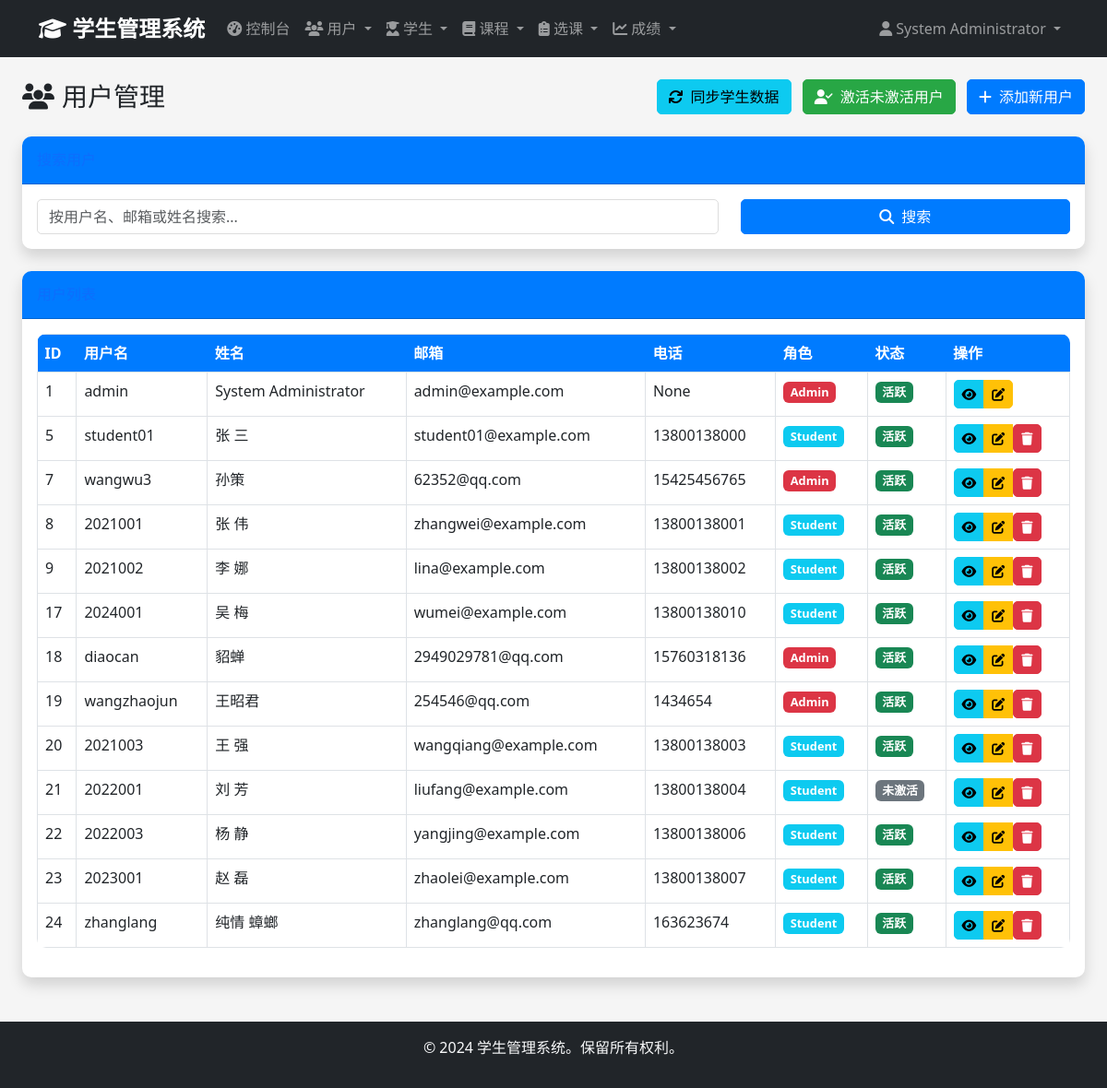
Page /admin/users (signed in) on the committed database.
### app/models/user.py (models this page shows, shortened)
class User(UserMixin, db.Model):
    __tablename__ = 'users'
    id = db.Column(db.Integer, primary_key=True)
    username = db.Column(db.String(50), unique=True, nullable=False)
    email = db.Column(db.String(100), unique=True, nullable=False)
    password_hash = db.Column(db.String(255), nullable=False)
    full_name = db.Column(db.String(100), nullable=False)
    phone = db.Column(db.String(20))
    role = db.Column(db.Enum('admin', 'student', name='user_role'), nullable=False, default='student')
    is_active = db.Column(db.Boolean, default=True)
    created_at = db.Column(db.DateTime, default=datetime.utcnow)
    updated_at = db.Column(db.DateTime, default=datetime.utcnow, onupdate=datetime.utcnow)
    administrator = db.relationship('Administrator', backref='user', uselist=False, cascade='all, delete-orphan')
    def is_admin(self):
        return self.role == 'admin'

### app/views/admin.py (the view, shortened to what this page needs)
@admin_bp.route('/users')
@login_required
@admin_required
def users():
    page = request.args.get('page', 1, type=int)
    search = request.args.get('search', '')
    query = User.query
    users = query.paginate(
        page=page,
        per_page=20,
        error_out=False
    )
    return render_template('admin/users/index.html', users=users, search=search)

### app/views/auth.py (called while the page is built)
def admin_required(f):
    @wraps(f)
    def decorated_function(*args, **kwargs):
        if not current_user.is_authenticated or not current_user.is_admin():
            flash('访问被拒绝。需要管理员权限。', 'error')
            return redirect(url_for('auth.login'))
        return f(*args, **kwargs)
    return decorated_function

### app/templates/admin/users/index.html (shortened to what this page needs)
{% extends "base.html" %}
{% block content %}
<div class="container-fluid">
    <div class="d-sm-flex align-items-center justify-content-between mb-4">
        <div class="d-flex align-items-center">
            <h1 class="h3 mb-0 text-gray-800">
                <i class="fas fa-users me-2"></i>用户管理
            </h1>
        </div>
        <div>
            <form method="POST" action="{{ url_for('admin.sync_student_data') }}"
                  style="display: inline;" onsubmit="return confirm('确定要同步所有用户和学生数据吗？')">
                <button type="submit" class="btn btn-info me-2">
                    <i class="fas fa-sync me-2"></i>同步学生数据
                </button>
            </form>
            <form method="POST" action="{{ url_for('admin.activate_inactive_users') }}"
                  style="display: inline;" onsubmit="return confirm('确定要激活所有未激活的用户吗？')">
                <button type="submit" class="btn btn-success me-2">
                    <i class="fas fa-user-check me-2"></i>激活未激活用户
                </button>
            </form>
            <a href="{{ url_for('admin.create_user') }}" class="btn btn-primary">
                <i class="fas fa-plus me-2"></i>添加新用户
            </a>
        </div>
    </div>
    <div class="card shadow mb-4">
        <div class="card-header py-3">
            <h6 class="m-0 font-weight-bold text-primary">搜索用户</h6>
        </div>
        <div class="card-body">
            <form method="GET" action="{{ url_for('admin.users') }}">
                <div class="row">
                    <div class="col-md-8">
                        <input type="text" class="form-control" name="search" placeholder="按用户名、邮箱或姓名搜索..." value="{{ search }}">
                    </div>
                    <div class="col-md-4">
                        <button type="submit" class="btn btn-primary w-100">
                            <i class="fas fa-search me-2"></i>搜索
                        </button>
                    </div>
                </div>
            </form>
        </div>
    </div>
    <div class="card shadow mb-4">
        <div class="card-header py-3">
            <h6 class="m-0 font-weight-bold text-primary">用户列表</h6>
        </div>
        <div class="card-body">
            {% if users.items %}
            <div class="table-responsive">
                <table class="table table-bordered" id="usersTable" width="100%" cellspacing="0">
                    <thead>
                        <tr>
                            <th>ID</th>
                            <th>用户名</th>
                            <th>姓名</th>
                            <th>邮箱</th>
                            <th>电话</th>
                            <th>角色</th>
                            <th>状态</th>
                            <th>操作</th>
                        </tr>
                    </thead>
                    <tbody>
                        {% for user in users.items %}
                        <tr>
                            <td>{{ user.id }}</td>
                            <td>{{ user.username }}</td>
                            <td>{{ user.full_name }}</td>
                            <td>{{ user.email }}</td>
                            <td>{{ user.phone or '-' }}</td>
                            <td>
                                <span class="badge bg-{{ 'danger' if user.role == 'admin' else 'info' }}">
                                    {{ user.role.title() }}
                                </span>
                            </td>
                            <td>
                                {% if user.is_active %}
                                    <span class="badge bg-success">活跃</span>
                                {% else %}
                                    <span class="badge bg-secondary">未激活</span>
                                {% endif %}
                            </td>
                            <td>
                                <div class="btn-group" role="group">
                                    <a href="{{ url_for('admin.view_user', user_id=user.id) }}" class="btn btn-sm btn-info" title="查看">
                                        <i class="fas fa-eye"></i>
                                    </a>
                                    <a href="{{ url_for('admin.edit_user', user_id=user.id) }}" class="btn btn-sm btn-warning" title="编辑">
                                        <i class="fas fa-edit"></i>
                                    </a>
                                    {% if user.id != current_user.id %}
                                    <form method="POST" action="{{ url_for('admin.delete_user', user_id=user.id) }}" style="display: inline;"
                                          onsubmit="return confirm('确定要删除这个用户吗？');">
                                        <button type="submit" class="btn btn-sm btn-danger" title="删除">
                                            <i class="fas fa-trash"></i>
                                        </button>
                                    </form>
                                    {% endif %}
                                </div>
                            </td>
                        </tr>
                        {% endfor %}
                    </tbody>
                </table>
            </div>
            {% endif %}
        </div>
    </div>
</div>
{% endblock %}

### app/templates/base.html (shortened to what this page needs)
<!DOCTYPE html>
<html lang="zh-CN">
<head>
    <link href="https://cdn.jsdelivr.net/npm/bootstrap@5.3.0/dist/css/bootstrap.min.css" rel="stylesheet">
    <link href="https://cdnjs.cloudflare.com/ajax/libs/font-awesome/6.4.0/css/all.min.css" rel="stylesheet">
    <link href="{{ url_for('static', filename='css/style.css') }}" rel="stylesheet">
</head>
<body>
    {% if current_user.is_authenticated %}
    <nav class="navbar navbar-expand-lg navbar-dark bg-dark">
        <div class="container">
            <a class="navbar-brand" href="{{ url_for('main.dashboard') }}">
                <i class="fas fa-graduation-cap"></i> 学生管理系统
            </a>
            <div class="collapse navbar-collapse" id="navbarNav">
                <ul class="navbar-nav me-auto">
                    {% if current_user.is_admin() %}
                    <li class="nav-item">
                        <a class="nav-link" href="{{ url_for('admin.dashboard') }}">
                            <i class="fas fa-tachometer-alt"></i> 控制台
                        </a>
                    </li>
                    <li class="nav-item dropdown">
                        <a class="nav-link dropdown-toggle" href="#" data-bs-toggle="dropdown">
                            <i class="fas fa-users"></i> 用户
                        </a>
                    </li>
                    <li class="nav-item dropdown">
                        <a class="nav-link dropdown-toggle" href="#" data-bs-toggle="dropdown">
                            <i class="fas fa-user-graduate"></i> 学生
                        </a>
                    </li>
                    <li class="nav-item dropdown">
                        <a class="nav-link dropdown-toggle" href="#" data-bs-toggle="dropdown">
                            <i class="fas fa-book"></i> 课程
                        </a>
                    </li>
                    <li class="nav-item dropdown">
                        <a class="nav-link dropdown-toggle" href="#" data-bs-toggle="dropdown">
                            <i class="fas fa-clipboard-list"></i> 选课
                        </a>
                    </li>
                    <li class="nav-item dropdown">
                        <a class="nav-link dropdown-toggle" href="#" data-bs-toggle="dropdown">
                            <i class="fas fa-chart-line"></i> 成绩
                        </a>
                    </li>
                    {% endif %}
                </ul>
                <ul class="navbar-nav">
                    <li class="nav-item dropdown">
                        <a class="nav-link dropdown-toggle" href="#" data-bs-toggle="dropdown">
                            <i class="fas fa-user"></i> {{ current_user.full_name }}
                        </a>
                    </li>
                </ul>
            </div>
        </div>
    </nav>
    {% endif %}
    <main class="container-fluid py-4">
        {% block content %}{% endblock %}
    </main>
    <footer class="bg-dark text-light text-center py-3 mt-auto">
        <div class="container">
            <p>&copy; 2024 学生管理系统。保留所有权利。</p>
        </div>
    </footer>
</body>
</html>

### app/static/css/style.css (style rules this page uses)
:root { --primary-color: #007bff; --secondary-color: #6c757d; --success-color: #28a745; --danger-color: #dc3545; --warning-color: #ffc107; --info-color: #17a2b8; --dark-color: #343a40; --light-color: #f8f9fa; }
body { min-height: 100vh; display: flex; flex-direction: column; background-color: #f5f5f5; font-family: 'Segoe UI', Tahoma, Geneva, Verdana, sans-serif; }
main { flex: 1; }
.navbar-brand { font-weight: bold; font-size: 1.5rem; }
.navbar-nav .nav-link { transition: color 0.3s; }
.card { border: none; border-radius: 10px; box-shadow: 0 0 10px rgba(0,0,0,0.1); transition: transform 0.3s, box-shadow 0.3s; }
.card-header { background-color: var(--primary-color); color: white; border-radius: 10px 10px 0 0 !important; font-weight: 600; }
.btn { border-radius: 5px; transition: all 0.3s; }
.btn-primary { background-color: var(--primary-color); border-color: var(--primary-color); }
.btn-success { background-color: var(--success-color); border-color: var(--success-color); }
.btn-danger { background-color: var(--danger-color); border-color: var(--danger-color); }
.table { background-color: white; border-radius: 10px; overflow: hidden; }
.table thead th { background-color: var(--primary-color); color: white; border: none; }
.form-control, .form-select { border-radius: 5px; border: 1px solid #ddd; transition: border-color 0.3s, box-shadow 0.3s; }
footer { margin-top: auto; }
.badge { font-size: 0.8rem; padding: 0.4em 0.6em; }

### rows in the picture
User: full_name "System Administrator", id "1", username "admin", email "admin@example.com", phone "None", role "Admin", is_active "活跃"
User: id "5", username "student01", full_name "张 三", email "student01@example.com", phone "13800138000", role "Student", is_active "活跃"
User: id "7", username "wangwu3", full_name "孙策", email "62352@qq.com", phone "15425456765", role "Admin", is_active "活跃"
User: id "8", username "2021001", full_name "张 伟", email "zhangwei@example.com", phone "13800138001", role "Student", is_active "活跃"
User: id "9", username "2021002", full_name "李 娜", email "lina@example.com", phone "13800138002", role "Student", is_active "活跃"
User: id "17", username "2024001", full_name "吴 梅", email "wumei@example.com", phone "13800138010", role "Student", is_active "活跃"
User: id "18", username "diaocan", full_name "貂蝉", email "2949029781@qq.com", phone "15760318136", role "Admin", is_active "活跃"
User: id "19", username "wangzhaojun", full_name "王昭君", email "254546@qq.com", phone "1434654", role "Admin", is_active "活跃"
User: id "20", username "2021003", full_name "王 强", email "wangqiang@example.com", phone "13800138003", role "Student", is_active "活跃"
User: id "21", username "2022001", full_name "刘 芳", email "liufang@example.com", phone "13800138004", role "Student", is_active "未激活"
User: id "22", username "2022003", full_name "杨 静", email "yangjing@example.com", phone "13800138006", role "Student", is_active "活跃"
User: id "23", username "2023001", full_name "赵 磊", email "zhaolei@example.com", phone "13800138007", role "Student", is_active "活跃"
User: id "24", username "zhanglang", full_name "纯情 蟑螂", email "zhanglang@qq.com", phone "163623674", role "Student", is_active "活跃"
